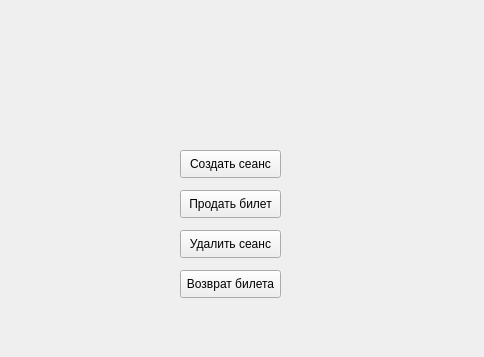
<?xml version="1.0" encoding="UTF-8"?>
<ui version="4.0">
 <class>Form</class>
 <widget class="QWidget" name="Form">
  <property name="geometry">
   <rect>
    <x>0</x>
    <y>0</y>
    <width>484</width>
    <height>357</height>
   </rect>
  </property>
  <property name="windowTitle">
   <string>Form</string>
  </property>
  <widget class="QPushButton" name="pushButton">
   <property name="geometry">
    <rect>
     <x>180</x>
     <y>150</y>
     <width>101</width>
     <height>28</height>
    </rect>
   </property>
   <property name="text">
    <string>Создать сеанс</string>
   </property>
  </widget>
  <widget class="QPushButton" name="pushButton_2">
   <property name="geometry">
    <rect>
     <x>180</x>
     <y>190</y>
     <width>101</width>
     <height>28</height>
    </rect>
   </property>
   <property name="text">
    <string>Продать билет</string>
   </property>
  </widget>
  <widget class="QPushButton" name="pushButton_3">
   <property name="geometry">
    <rect>
     <x>180</x>
     <y>230</y>
     <width>101</width>
     <height>28</height>
    </rect>
   </property>
   <property name="text">
    <string>Удалить сеанс</string>
   </property>
  </widget>
  <widget class="QPushButton" name="pushButton_4">
   <property name="geometry">
    <rect>
     <x>180</x>
     <y>270</y>
     <width>101</width>
     <height>28</height>
    </rect>
   </property>
   <property name="text">
    <string>Возврат билета</string>
   </property>
  </widget>
  <widget class="QLabel" name="label">
   <property name="geometry">
    <rect>
     <x>-100</x>
     <y>-90</y>
     <width>631</width>
     <height>351</height>
    </rect>
   </property>
   <property name="text">
    <string/>
   </property>
   <property name="pixmap">
    <pixmap>../images/logo.png</pixmap>
   </property>
   <property name="scaledContents">
    <bool>true</bool>
   </property>
  </widget>
  <zorder>label</zorder>
  <zorder>pushButton</zorder>
  <zorder>pushButton_2</zorder>
  <zorder>pushButton_3</zorder>
  <zorder>pushButton_4</zorder>
 </widget>
 <resources/>
 <connections/>
</ui>
